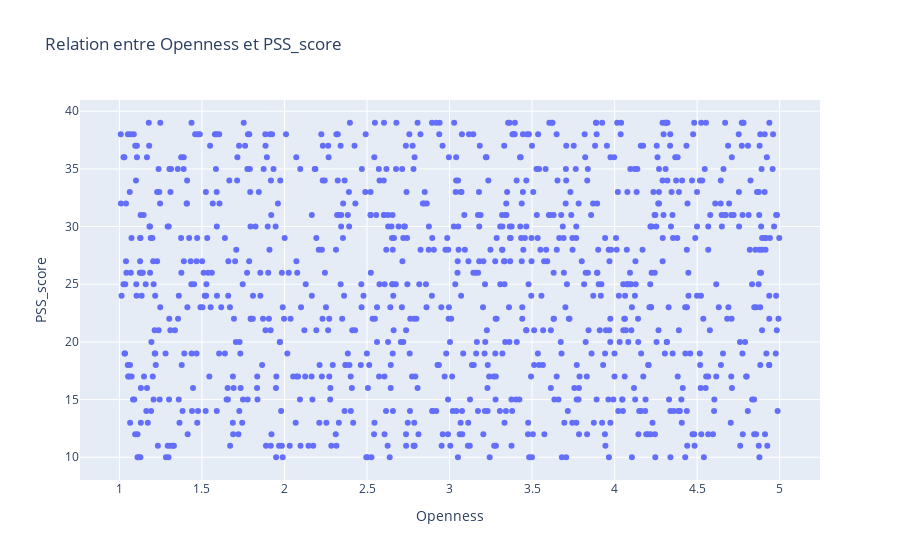
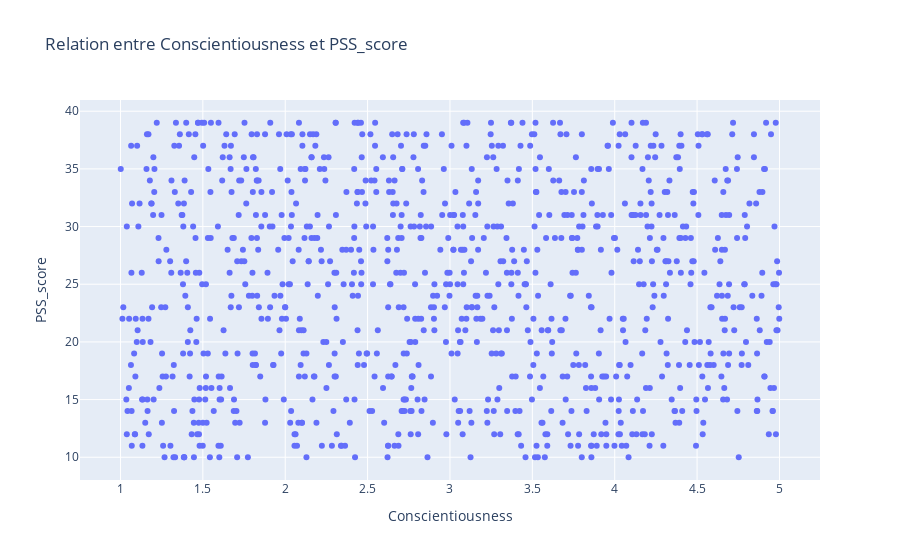
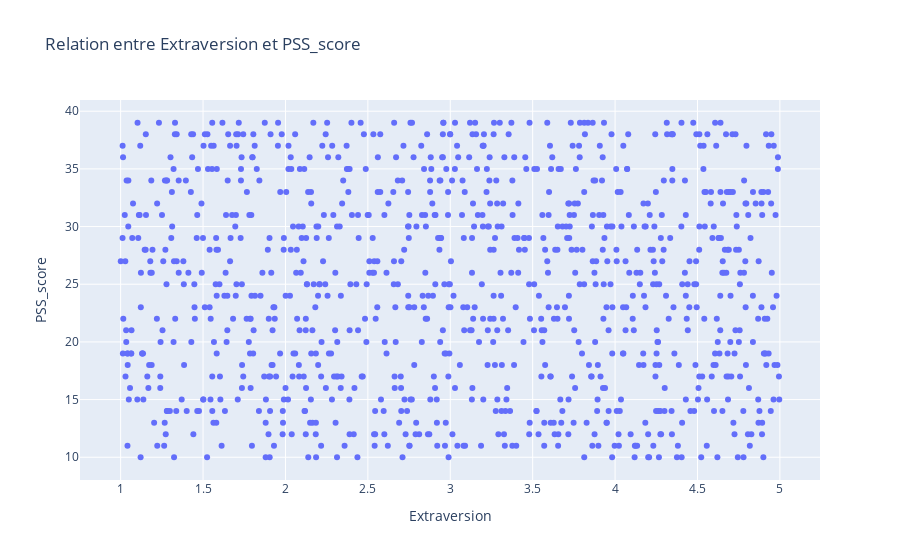
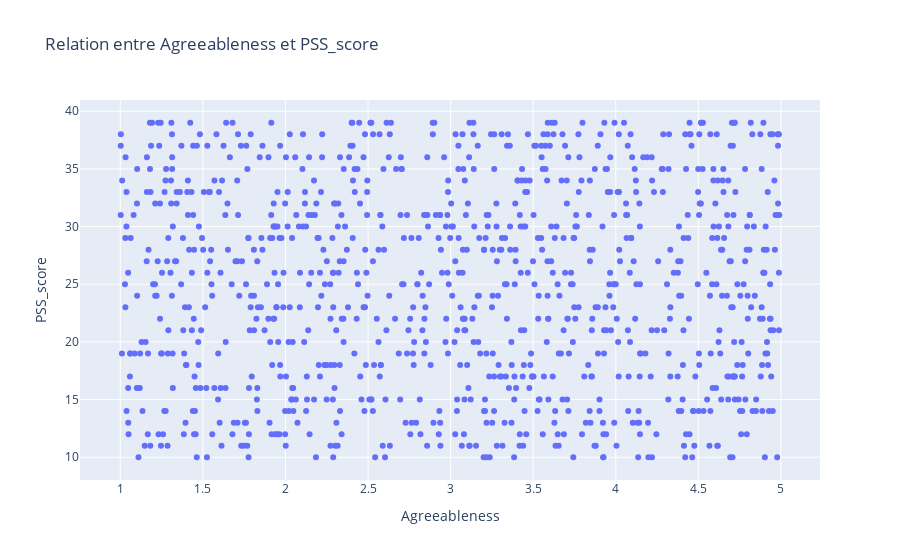

The cell these charts' notebook holds for them, in order:
### Code cell
for var in variables:
    fig = dfs_stress_ps.plot.scatter(x=var, y="PSS_score", title=f"Relation entre {var} et PSS_score")
    fig.show()

### Figure 1 — Plotly figure (JSON) as saved in the notebook; plotly's stock layout.template omitted (floating-point values rounded to 4 significant figures; data arrays with more than 128 entries replaced by an {"elided": "..."} marker saying what was removed)
{"data": [{"hovertemplate": "Openness=%{x}<br>PSS_score=%{y}<extra></extra>", "legendgroup": "", "marker": {"color": "#636efa", "symbol": "circle"}, "mode": "markers", "name": "", "orientation": "v", "showlegend": false, "type": "scatter", "x": {"elided": "1000 float values"}, "xaxis": "x", "y": {"elided": "1000 int values"}, "yaxis": "y"}], "layout": {"legend": {"tracegroupgap": 0}, "title": {"text": "Relation entre Openness et PSS_score"}, "xaxis": {"anchor": "y", "domain": [0, 1], "title": {"text": "Openness"}}, "yaxis": {"anchor": "x", "domain": [0, 1], "title": {"text": "PSS_score"}}}}

### Figure 2 — Plotly figure (JSON) as saved in the notebook; plotly's stock layout.template omitted (floating-point values rounded to 4 significant figures; data arrays with more than 128 entries replaced by an {"elided": "..."} marker saying what was removed)
{"data": [{"hovertemplate": "Conscientiousness=%{x}<br>PSS_score=%{y}<extra></extra>", "legendgroup": "", "marker": {"color": "#636efa", "symbol": "circle"}, "mode": "markers", "name": "", "orientation": "v", "showlegend": false, "type": "scatter", "x": {"elided": "1000 float values"}, "xaxis": "x", "y": {"elided": "1000 int values"}, "yaxis": "y"}], "layout": {"legend": {"tracegroupgap": 0}, "title": {"text": "Relation entre Conscientiousness et PSS_score"}, "xaxis": {"anchor": "y", "domain": [0, 1], "title": {"text": "Conscientiousness"}}, "yaxis": {"anchor": "x", "domain": [0, 1], "title": {"text": "PSS_score"}}}}

### Figure 3 — Plotly figure (JSON) as saved in the notebook; plotly's stock layout.template omitted (floating-point values rounded to 4 significant figures; data arrays with more than 128 entries replaced by an {"elided": "..."} marker saying what was removed)
{"data": [{"hovertemplate": "Extraversion=%{x}<br>PSS_score=%{y}<extra></extra>", "legendgroup": "", "marker": {"color": "#636efa", "symbol": "circle"}, "mode": "markers", "name": "", "orientation": "v", "showlegend": false, "type": "scatter", "x": {"elided": "1000 float values"}, "xaxis": "x", "y": {"elided": "1000 int values"}, "yaxis": "y"}], "layout": {"legend": {"tracegroupgap": 0}, "title": {"text": "Relation entre Extraversion et PSS_score"}, "xaxis": {"anchor": "y", "domain": [0, 1], "title": {"text": "Extraversion"}}, "yaxis": {"anchor": "x", "domain": [0, 1], "title": {"text": "PSS_score"}}}}

### Figure 4 — Plotly figure (JSON) as saved in the notebook; plotly's stock layout.template omitted (floating-point values rounded to 4 significant figures; data arrays with more than 128 entries replaced by an {"elided": "..."} marker saying what was removed)
{"data": [{"hovertemplate": "Agreeableness=%{x}<br>PSS_score=%{y}<extra></extra>", "legendgroup": "", "marker": {"color": "#636efa", "symbol": "circle"}, "mode": "markers", "name": "", "orientation": "v", "showlegend": false, "type": "scatter", "x": {"elided": "1000 float values"}, "xaxis": "x", "y": {"elided": "1000 int values"}, "yaxis": "y"}], "layout": {"legend": {"tracegroupgap": 0}, "title": {"text": "Relation entre Agreeableness et PSS_score"}, "xaxis": {"anchor": "y", "domain": [0, 1], "title": {"text": "Agreeableness"}}, "yaxis": {"anchor": "x", "domain": [0, 1], "title": {"text": "PSS_score"}}}}
